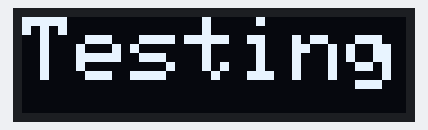
This sketch was run on a simulated Raspberry Pi Pico. Parts: 128×32 one-colour display. The display library's start-up logo is not drawn; what the sketch prints to the serial monitor is not drawn.

Above: at 1.1 s.

The sketch:

OLED.ino
```cpp
#include <SPI.h>
#include <Wire.h>
#include <Adafruit_GFX.h>
#include <Adafruit_SSD1306.h>

//code based on Adafruit library
// OLED FeatherWing buttons map to different pins depending on board.
// The I2C (Wire) bus may also be different.
#if defined(ESP8266)
  #define BUTTON_A  0
  #define BUTTON_B 16
  #define BUTTON_C  2
  #define WIRE Wire
#elif defined(ARDUINO_ADAFRUIT_FEATHER_ESP32C6)
  #define BUTTON_A  7
  #define BUTTON_B  6
  #define BUTTON_C  5
  #define WIRE Wire
#elif defined(ESP32)
  #define BUTTON_A 15
  #define BUTTON_B 32
  #define BUTTON_C 14
  #define WIRE Wire
#elif defined(ARDUINO_STM32_FEATHER)
  #define BUTTON_A PA15
  #define BUTTON_B PC7
  #define BUTTON_C PC5
  #define WIRE Wire
#elif defined(TEENSYDUINO)
  #define BUTTON_A  4
  #define BUTTON_B  3
  #define BUTTON_C  8
  #define WIRE Wire
#elif defined(ARDUINO_FEATHER52832)
  #define BUTTON_A 31
  #define BUTTON_B 30
  #define BUTTON_C 27
  #define WIRE Wire
#elif defined(ARDUINO_ADAFRUIT_FEATHER_RP2040)
  #define BUTTON_A  9
  #define BUTTON_B  8
  #define BUTTON_C  7
  #define WIRE Wire
#else // 32u4, M0, M4, nrf52840 and 328p
  #define BUTTON_A  9
  #define BUTTON_B  6
  #define BUTTON_C  5
  #define WIRE Wire
#endif

Adafruit_SSD1306 display = Adafruit_SSD1306(128, 32, &WIRE);

void setup() {
  Serial.begin(9600);

  Serial.println("OLED FeatherWing test");
  // SSD1306_SWITCHCAPVCC = generate display voltage from 3.3V internally
  display.begin(SSD1306_SWITCHCAPVCC, 0x3C); // Address 0x3C for 128x32

  Serial.println("OLED begun");

  // Show image buffer on the display hardware.
  // Since the buffer is intialized with an Adafruit splashscreen
  // internally, this will display the splashscreen.
  display.display();
  delay(1000);

  // Clear the buffer.
  display.clearDisplay();
  display.display();

  Serial.println("IO test");

  pinMode(BUTTON_A, INPUT_PULLUP);
  pinMode(BUTTON_B, INPUT_PULLUP);
  pinMode(BUTTON_C, INPUT_PULLUP);

  // text display tests
  display.setTextSize(3);
  display.setTextColor(SSD1306_WHITE);
  display.setCursor(0,0);
  display.println("Testing");
  display.setCursor(0,0);
  display.display(); // actually display all of the above
}

void loop() {
}
```
